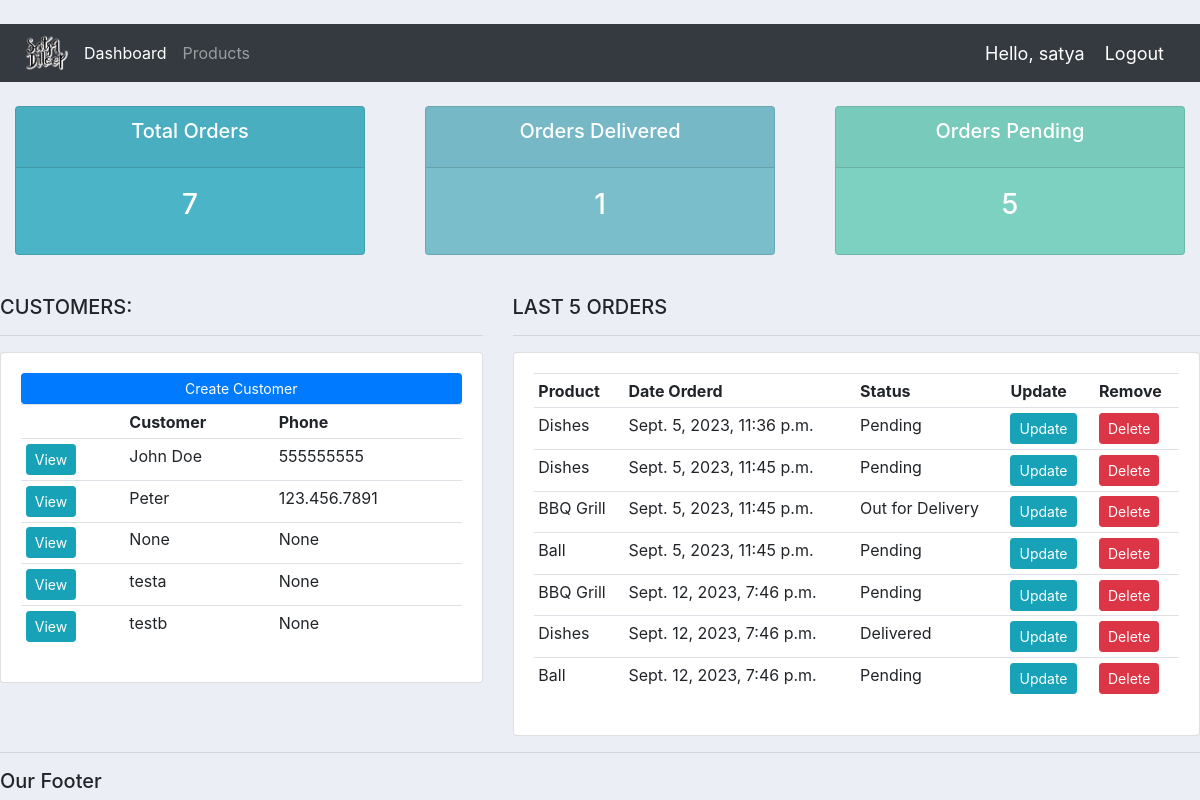
The app's page / (signed in) with its own data.
### accounts/models.py (models this page shows, shortened)
class Customer(models.Model):
    user  = models.OneToOneField(User, null=True, blank=True, on_delete=models.CASCADE)
    name = models.CharField(max_length= 200, null= True)
    phone = models.CharField(max_length= 200, null=True)
    email = models.CharField(max_length=200, null=True)
    profile_pic = models.ImageField(default="",null=True, blank=True)
    date_created = models.DateTimeField(auto_now_add= True, null=True)

class Order(models.Model):
    STATUS = (
        ("Pending","Pending"),
        ("Out for Delivery", "Out for Delievry"),
                    ("Delivered","Delivered")
    )
    customer = models.ForeignKey(Customer, null= True,on_delete= models.SET_NULL)
    product = models.ForeignKey(Product, null= True , on_delete= models.SET_NULL)
    date_created = models.DateTimeField(auto_now_add= True, null=True)
    status = models.CharField(max_length= 200, null= True , choices=STATUS)
    note = models.CharField(max_length= 1000, null= True)

class Product(models.Model):
    CATEGORY = (("Indoor","Indoor"),("Out Door","Out Door"))
    name =models.CharField(max_length= 200, null= True)
    price = models.FloatField(null=True)
    category = models.CharField(max_length= 200, null= True , choices= CATEGORY)
    description = models.CharField(max_length= 200, null=True, blank=True)
    date_cerated = models.DateTimeField(auto_now_add= True, null=True)
    tags = models.ManyToManyField(Tag)
    def __str__(self):
        return self.name

### accounts/decorators.py (the view)
   def wrapper_func(request, *args, **kwargs):
     group = None
     if request.user.groups.exists():
       group =  request.user.groups.all()[0].name
     if group =="customer":
       return redirect('user-page')
     if group =="admin":
       return view_func(request, *args, **kwargs)

### accounts/views.py (called while the page is built)
@login_required(login_url='login')
@admin_only
def home(request):
    orders = Order.objects.all()
    customers = Customer.objects.all()
    total_customers = customers.count()
    delivered = orders.filter(status="Delivered").count()
    pending = orders.filter(status="Pending").count()
    total_orders   = orders.count()
    context = {'orders': orders, 'customers':customers,
               'total_orders':total_orders,"delivered":delivered,
               "pending":pending ,
    }
    return render(request, "accounts/dashboard.html",context)

### accounts/templates/accounts/dashboard.html
{% extends 'accounts/main.html' %}
{% block content %}
{% include "accounts/status.html" %}
<br>
 <div class="row">
     <div class="col-md-5">
         <h5>CUSTOMERS:</h5>
         <hr>
         <div class="card card-body">
             <a class="btn btn-primary btn-sm btn-block" href="">Create Customer
             </a>
             <table class="table table-sm">
                <tr>
                    <th></th>
                    <th>Customer</th>
                    <th>Phone</th>
                </tr>
                {% for customer in customers %}
                 <tr>
                    <td><a class="btn btn-sm btn-info" href="{% url 'customer' customer.id %}">View</a></td>
                     <td>{{customer.name}}</td>
                     <td>{{customer.phone}}</td>
                 </tr>
                 {% endfor %}
             </table>
           </div>
      </div>
      <div class="col-md-7">
       <h5>LAST 5 ORDERS</h5>
       <hr>
          <div class="card card-body">
            <table class="table table-sm">
                <tr>
                     <th>Product</th>
                     <th>Date Orderd</th>
                     <th>Status</th>
                     <th>Update</th>
                     <th>Remove</th>
                </tr>
                {% for order in orders %}
                   <tr>
                       <td>{{order.product}}</td>
                       <td>{{order.date_created}}</td>
                        <td>{{order.status}}</td>
                       <td><a class="btn btn-sm btn-info" href="{% url 'update_order' order.id %}"> Update </a> </td>
                       <td><a class="btn btn-sm btn-danger" href="{% url 'delete_order' order.id %}">Delete</a></td>
                   </tr>
               {% endfor %}
             </table>
           </div>
       </div>
 </div>
{% endblock %}

### accounts/templates/accounts/main.html (shortened to what this page needs)
{% load static %}
<!DOCTYPE html>
<html lang="en">
<head>
<link rel="stylesheet" href="https://cdn.jsdelivr.net/npm/bootstrap@4.4.1/dist/css/bootstrap.min.css">
<link rel="stylesheet" type = "text/css" href="{% static '/css/main.css' %}">
</head>
<body>
    {% include "accounts/navbar.html" %}
    {% block content %}
    {% endblock %}
   <hr>
   <h5> Our Footer</h5>
</body>
</html>

### accounts/templates/accounts/navbar.html (shortened to what this page needs)
{% load static %}
<nav class="navbar navbar-expand-lg navbar-dark bg-dark">
  <img src="{% static 'images/logo.png' %}">
  <div class="collapse navbar-collapse" id="navbarNav">
    <ul class="navbar-nav">
      {% if request.user.is_staff %}
      <li class="nav-item active">
        <a class="nav-link" href="{% url 'home' %}">Dashboard <span class="sr-only">(current)</span></a>
      </li>
      <li class="nav-item">
        <a class="nav-link" href="{% url 'products' %}">Products</a>
      </li>
      {% else %}
      <li class="nav-item">
        <a class="nav-link" href="{% url 'account' %}">Settings</a>
      </li>
      {% endif %}
    </ul>
  </div>
  <span class="hello-msg">Hello,  {{request.user}} </span>
  <span><a class="hello-msg" href="{% url 'logout' %}">Logout</a></span>
</nav>

### accounts/templates/accounts/status.html
<br>
<div class="row">
 <div class="col">
  <div class="col-md">
   <div class="card text-center text-white  mb-3" id="total-orders">
      <div class="card-header">
       <h5 class="card-title">Total Orders</h5>
      </div>
      <div class="card-body">
        <h3 class="card-title">{{total_orders}}</h3>
      </div>
   </div>
  </div>
 </div>
 <div class="col">
  <div class="col-md">
   <div class="card text-center text-white  mb-3" id="orders-delivered">
      <div class="card-header">
       <h5 class="card-title">Orders Delivered</h5>
      </div>
      <div class="card-body">
        <h3 class="card-title">{{delivered}}</h3>
      </div>
   </div>
  </div>
 </div>
 <div class="col">
  <div class="col-md">
   <div class="card text-center text-white  mb-3" id="orders-pending">
      <div class="card-header">
       <h5 class="card-title">Orders Pending</h5>
      </div>
      <div class="card-body">
        <h3 class="card-title">{{pending}}</h3>
      </div>
   </div>
  </div>
 </div>
</div>

### accounts/static/css/main.css (style rules this page uses)
body { background-color: #ebeff5; }
img { max-width: 60px; height: auto; }
#total-orders { background-color:#4cb4c7 ; }
#orders-delivered { background-color: #7abecc; }
#orders-pending { background-color: #7CD1C0 ; }

### accounts/templates/accounts/navbar.html (style rules this page uses)
.hello-msg { font-size: 18px; color: #fff; margin-right: 20px; }

### records on screen
Customer: name "John Doe", phone "555555555"
Customer: name "Peter", phone "123.456.7891"
Customer: name "None", phone "None"
Customer: name "testa", phone "None"
Customer: name "testb", phone "None"
Order: product "Dishes", date_created "Sept. 5, 2023, 11:36 p.m.", status "Pending"
Order: product "Dishes", date_created "Sept. 5, 2023, 11:45 p.m.", status "Pending"
Order: product "BBQ Grill", date_created "Sept. 5, 2023, 11:45 p.m.", status "Out for Delivery"
Order: product "Ball", date_created "Sept. 5, 2023, 11:45 p.m.", status "Pending"
Order: product "BBQ Grill", date_created "Sept. 12, 2023, 7:46 p.m.", status "Pending"
Order: product "Dishes", date_created "Sept. 12, 2023, 7:46 p.m.", status "Delivered"
Order: product "Ball", date_created "Sept. 12, 2023, 7:46 p.m.", status "Pending"

### other values on screen
{{ request.user }} "satya"
{{ total_orders }} "7"
{{ delivered }} "1"
{{ pending }} "5"
